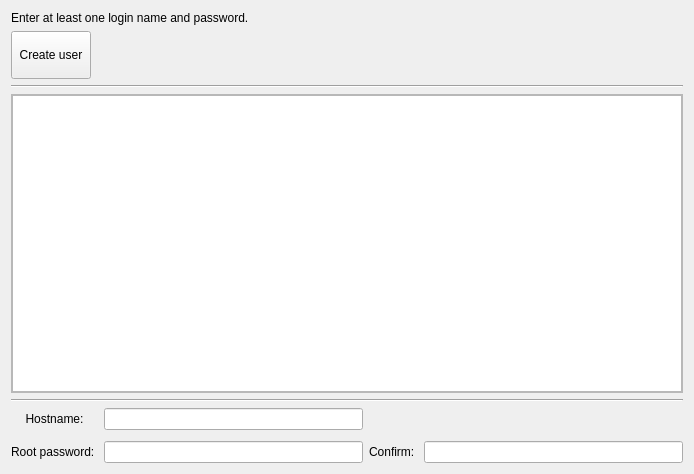
<?xml version="1.0" encoding="UTF-8"?>
<ui version="4.0">
 <class>UserCreation</class>
 <widget class="QWidget" name="UserCreation">
  <property name="geometry">
   <rect>
    <x>0</x>
    <y>0</y>
    <width>694</width>
    <height>474</height>
   </rect>
  </property>
  <property name="windowTitle">
   <string/>
  </property>
  <layout class="QVBoxLayout" name="verticalLayout_2">
   <item>
    <widget class="QLabel" name="label_2">
     <property name="text">
      <string>Enter at least one login name and password.</string>
     </property>
     <property name="scaledContents">
      <bool>true</bool>
     </property>
     <property name="wordWrap">
      <bool>true</bool>
     </property>
    </widget>
   </item>
   <item>
    <widget class="QPushButton" name="addUser">
     <property name="minimumSize">
      <size>
       <width>48</width>
       <height>48</height>
      </size>
     </property>
     <property name="maximumSize">
      <size>
       <width>80</width>
       <height>48</height>
      </size>
     </property>
     <property name="toolTip">
      <string>Add another user account.</string>
     </property>
     <property name="text">
      <string>Create user</string>
     </property>
    </widget>
   </item>
   <item>
    <widget class="Line" name="line">
     <property name="orientation">
      <enum>Qt::Horizontal</enum>
     </property>
    </widget>
   </item>
   <item>
    <widget class="QScrollArea" name="scrollArea">
     <property name="widgetResizable">
      <bool>true</bool>
     </property>
     <widget class="QListView" name="usersListView">
      <property name="geometry">
       <rect>
        <x>0</x>
        <y>0</y>
        <width>678</width>
        <height>279</height>
       </rect>
      </property>
      <property name="sizePolicy">
       <sizepolicy hsizetype="Expanding" vsizetype="Minimum">
        <horstretch>0</horstretch>
        <verstretch>0</verstretch>
       </sizepolicy>
      </property>
      <layout class="QVBoxLayout" name="verticalLayout_3">
       <property name="sizeConstraint">
        <enum>QLayout::SetNoConstraint</enum>
       </property>
      </layout>
     </widget>
    </widget>
   </item>
   <item>
    <widget class="Line" name="line_2">
     <property name="orientation">
      <enum>Qt::Horizontal</enum>
     </property>
    </widget>
   </item>
   <item>
    <layout class="QGridLayout" name="_23">
     <property name="verticalSpacing">
      <number>11</number>
     </property>
     <item row="2" column="3">
      <widget class="QLineEdit" name="rootPw">
       <property name="echoMode">
        <enum>QLineEdit::Password</enum>
       </property>
      </widget>
     </item>
     <item row="1" column="3">
      <widget class="QLineEdit" name="hostname">
       <property name="sizePolicy">
        <sizepolicy hsizetype="Expanding" vsizetype="Fixed">
         <horstretch>0</horstretch>
         <verstretch>0</verstretch>
        </sizepolicy>
       </property>
       <property name="minimumSize">
        <size>
         <width>200</width>
         <height>0</height>
        </size>
       </property>
       <property name="maximumSize">
        <size>
         <width>16777215</width>
         <height>16777215</height>
        </size>
       </property>
      </widget>
     </item>
     <item row="2" column="2">
      <widget class="QLabel" name="label">
       <property name="text">
        <string>Root password: </string>
       </property>
      </widget>
     </item>
     <item row="1" column="2">
      <widget class="QLabel" name="label_3">
       <property name="text">
        <string>Hostname:</string>
       </property>
       <property name="alignment">
        <set>Qt::AlignCenter</set>
       </property>
      </widget>
     </item>
     <item row="2" column="4">
      <widget class="QLabel" name="label_4">
       <property name="text">
        <string>Confirm: </string>
       </property>
      </widget>
     </item>
     <item row="2" column="5">
      <widget class="QLineEdit" name="confirmRootPw">
       <property name="echoMode">
        <enum>QLineEdit::Password</enum>
       </property>
      </widget>
     </item>
    </layout>
   </item>
  </layout>
 </widget>
 <resources/>
 <connections/>
</ui>
